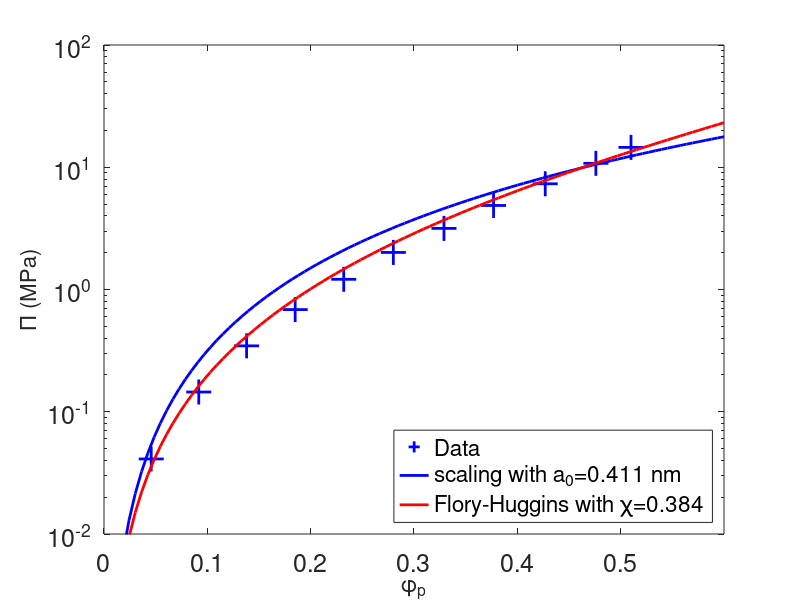

Write the MATLAB code that produced this figure.
% first we specify the data values
phi=[0.0457 0.0917 0.138 0.185 0.232 0.280 0.329 0.377 0.427 0.476 0.51];
pressure=[0.0411 0.145 0.346 0.685 1.212 2.010 3.161 4.868 7.323 10.77 14.54];

% these are formatting statements for the plot to look pretty
set(0,'defaultaxesfontsize',18)
set(0,'defaultlinelinewidth',2)
semilogy(phi,pressure,'b+','markersize',18)
xlabel('\phi_{p}','fontsize',16)
ylabel('\Pi (MPa)','fontsize',16)
xlim([0 0.6])
ylim([0.01 100])

%these are a few of the constants we'd like to have for the functions
kb=1.38e-23;
T=283; 
vs=30e-30;  % this is the molecular volume of water in cubic meters

% now we get the best fit to the scaling expression
scaling=@(a0,phi) (1e21*kb*T/(a0^3))*phi.^2.25;  % a0 is in nm, pressure in MPa
a0=lsqcurvefit(scaling,0.5,phi,pressure);  % obtains the best fit, using 0.5 nm as the first guess for a0

% now we get the best fit to the Flory-Huggins form
floryhuggins=@(chi,phi) -1e-6*(kb*T/vs)*(log(1-phi)+phi+chi.*phi.^2); 
chi=lsqcurvefit(floryhuggins,0.4,phi,pressure);  % uses 0.4 as initial guess for chi

% nwo we overlay the different curves
hold on % everthing until the 'hold off' command is plotted on the same set of axes
xfit=linspace(0, 0.6, 100); % specifies the phi values used for the plot
semilogy(xfit, scaling(a0,xfit),'b-' )
semilogy(xfit, floryhuggins(chi,xfit),'r-')
legend('Data', ['scaling with a_{0}=' num2str(a0,'%6.3f') ' nm'], ...
    ['Flory-Huggins with \chi=' num2str(chi,'%6.3f')],'location','southeast')
hold off


